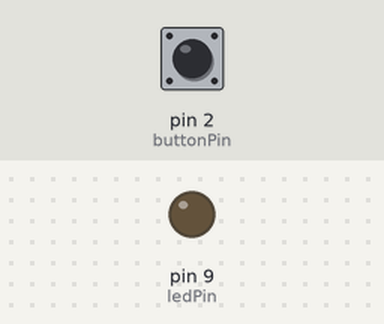
The sketch below on a simulated Arduino Uno, built with avr-gcc and run on an emulated ATmega328P. Shown: output pins drawn as LEDs (lit = HIGH). Inputs (shaded band) come from the test bench; at power-on: pin 2 (buttonPin) LOW.

Above: at 1.2 s.
1.3 s: pin 2 (buttonPin) pulled HIGH for 0.15 s
At 1.7 s:
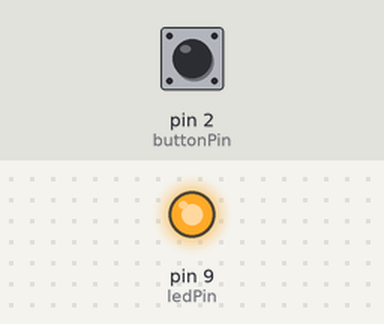
2.9 s: pin 2 (buttonPin) pulled HIGH for 1 s
At 4.1 s:
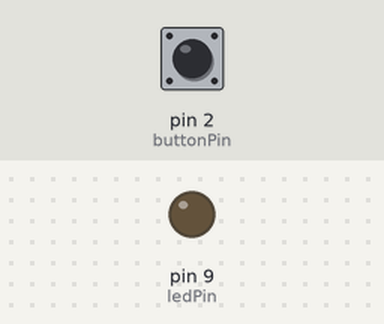
5.4 s: pin 2 (buttonPin) pulled HIGH for 3.2 s
At 6.0 s:
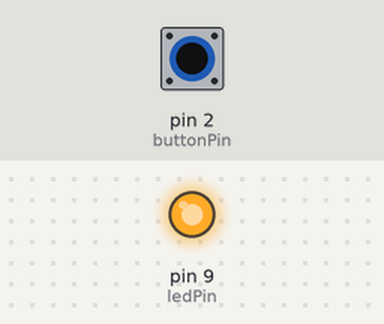
Timing chart, 0 to 8.4 s (numbered marks = the images above; inputs shaded):
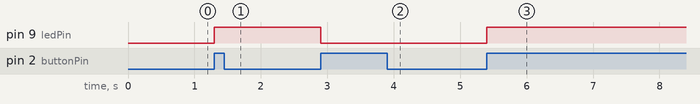

Measured:
- after the input at 1.3 s, pin 9 (ledPin): LOW → HIGH at once
- after the input at 2.9 s, pin 9 (ledPin): HIGH → LOW at once
- after the input at 5.4 s, pin 9 (ledPin): LOW → HIGH at once

The sketch:

B_Toggle_LED_Button.ino
```cpp
/*Instead of the LED bring ON only while its pressed, a toggle button makes it switch states with each press. Every time the button is pressed, the LED changes its state ON -> OFF -> ON
We need to detect the transition (button going from not pressed -> pressed), not just whether it's being held.
CIRCUIT - LED anode(+) to pin 9 through 220 ohm resistor, LED cathode to GND. Connect one button pin to pin 2, other button pin to 5V.
Add 10 kilo ohm resistor between pin 2 and GND (pull-down resistor ensures the pin reads LOW when button is not pressed)*/

int ledPin = 9, buttonPin = 2;
int ledState = LOW; //Current state of LED
int lastButtonState = LOW, buttonState;

void setup()
{
  pinMode(ledPin, OUTPUT);
  pinMode(buttonPin, INPUT);
}

void loop()
{
  buttonState = digitalRead(buttonPin);
  if (buttonState == HIGH && lastButtonState == LOW) //Check for button press (transition from LOW to HIGH)
  {
    ledState = !ledState;
    digitalWrite(ledPin, ledState);
    delay(50); /*Debouncing - When a mechanical button is pressed, it doesn't make a clean on/off contact. instead, it bounces - the signal rapidly flips between HIGH aand LOW for a few miliseconds
      before settling. This can confuse Arduino into thinking that button is pressed multiple times, even though it was pressed only once. So this command waits 50 ms, giving the button
      time to settle before checking again.*/
  }
  lastButtonState = buttonState;
}
```
